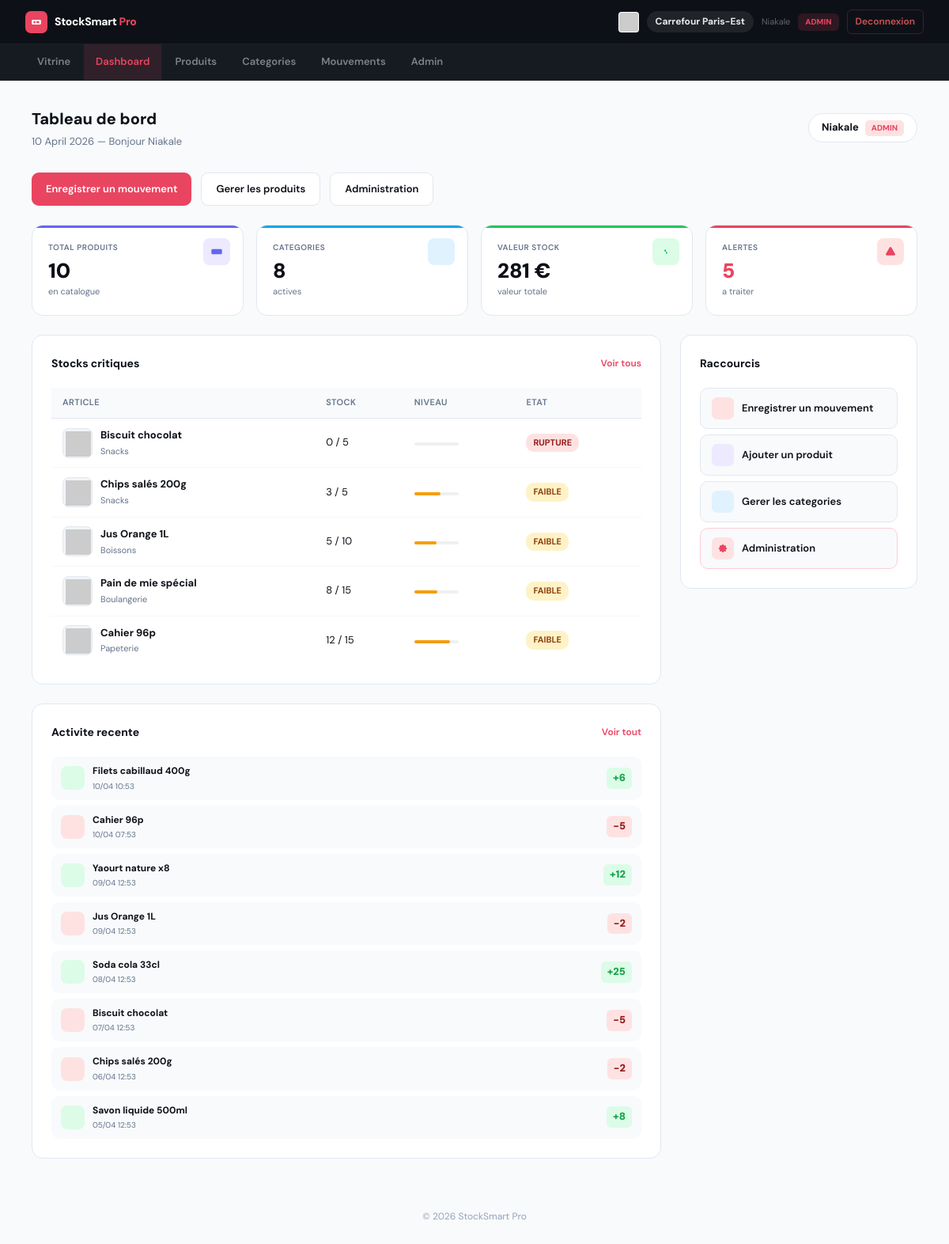
/dashboard.php (signed in), run on the app's committed database.
### tables this page shows
CREATE TABLE IF NOT EXISTS produits (
  id            INT AUTO_INCREMENT PRIMARY KEY,
  reference     VARCHAR(50)   NOT NULL UNIQUE,
  nom           VARCHAR(150)  NOT NULL,
  marque        VARCHAR(100)  DEFAULT '',
  fournisseur   VARCHAR(100)  DEFAULT '',
  categorie_id  INT,
  quantite      INT           DEFAULT 0,
  seuil_alerte  INT           DEFAULT 5,
  prix          DECIMAL(10,2) DEFAULT 0.00,
  image         VARCHAR(255)  DEFAULT '',
  created_at    TIMESTAMP     DEFAULT CURRENT_TIMESTAMP,
  FOREIGN KEY (categorie_id) REFERENCES categories(id)
);

CREATE TABLE IF NOT EXISTS categories (
  id   INT AUTO_INCREMENT PRIMARY KEY,
  nom  VARCHAR(100) NOT NULL UNIQUE
);

CREATE TABLE IF NOT EXISTS mouvements (
  id              INT AUTO_INCREMENT PRIMARY KEY,
  produit_id      INT NOT NULL,
  utilisateur_id  INT,
  type_mouvement  ENUM('entree','vente','perte','casse','sortie') NOT NULL,
  quantite        INT NOT NULL,
  commentaire     TEXT,
  date_mouvement  DATETIME DEFAULT CURRENT_TIMESTAMP,
  FOREIGN KEY (produit_id)     REFERENCES produits(id),
  FOREIGN KEY (utilisateur_id) REFERENCES utilisateurs(id)
);

### config.php (called while the page is built, shortened)
<?php
function canEdit(): bool {
    return in_array($_SESSION['user_role'] ?? '', ['admin', 'gerant', 'chef_rayon', 'magasinier']);
}
function isAdmin(): bool {
    return ($_SESSION['user_role'] ?? '') === 'admin';
}
function h(string $s): string {
    return htmlspecialchars($s, ENT_QUOTES, 'UTF-8');
}
?>

### dashboard.php (the view, shortened to what this page needs)
<?php
require_once 'config.php';
$user_prenom = $_SESSION['user_prenom'] ?? 'Utilisateur';
$user_role   = $_SESSION['user_role']   ?? 'employe';
$totalProduits   = (int)$pdo->query("SELECT COUNT(*) FROM produits")->fetchColumn();
$totalCategories = (int)$pdo->query("SELECT COUNT(*) FROM categories")->fetchColumn();
$stockFaible     = (int)$pdo->query("SELECT COUNT(*) FROM produits WHERE quantite > 0 AND quantite <= seuil_alerte")->fetchColumn();
$ruptures        = (int)$pdo->query("SELECT COUNT(*) FROM produits WHERE quantite = 0")->fetchColumn();
$valeurStock     = (float)($pdo->query("SELECT SUM(prix * quantite) FROM produits")->fetchColumn() ?: 0);
$derniersMouvements = $pdo->query("
    SELECT m.date_mouvement, m.type_mouvement, m.quantite, p.nom AS produit_nom
    FROM mouvements m JOIN produits p ON m.produit_id = p.id
    ORDER BY m.date_mouvement DESC LIMIT 8
")->fetchAll();
$produitsAlerte = $pdo->query("
    SELECT p.nom, p.quantite, p.seuil_alerte, p.marque, p.image, c.nom AS categorie
    FROM produits p LEFT JOIN categories c ON p.categorie_id = c.id
    WHERE p.quantite <= p.seuil_alerte
    ORDER BY p.quantite ASC LIMIT 6
")->fetchAll();
?>
<?php require_once '_nav.php'; ?>
<div class="container">
  <div class="page-header">
    <div>
      <div class="page-title">Tableau de bord</div>
      <div class="page-sub"><?= date('d F Y') ?> — Bonjour <?= h($user_prenom) ?></div>
    </div>
    <div class="user-pill">
      <?= h($user_prenom) ?>
      <span class="role-badge"><?= strtoupper($user_role) ?></span>
    </div>
  </div>
  <div class="quick-actions">
    <a href="pages/mouvements.php" class="btn-dash btn-dash-red">Enregistrer un mouvement</a>
    <?php if (canEdit()): ?>
      <a href="pages/produits.php" class="btn-dash btn-dash-outline">Gerer les produits</a>
    <?php endif; ?>
    <?php if (isAdmin()): ?>
      <a href="pages/admin.php" class="btn-dash btn-dash-outline">Administration</a>
    <?php endif; ?>
  </div>
  <div class="kpi-grid">
    <div class="kpi">
      <div class="kpi-bar" style="background:#6366f1;"></div>
      <div class="kpi-icon" style="background:#ede9fe;"><svg viewBox="0 0 24 24" fill="#6366f1"><path d="M20 7H4a2 2 0 00-2 2v6a2 2 0 002 2h16a2 2 0 002-2V9a2 2 0 00-2-2z"/></svg></div>
      <div class="kpi-label">Total produits</div>
      <div class="kpi-val"><?= $totalProduits ?></div>
      <div class="kpi-sub">en catalogue</div>
    </div>
    <div class="kpi">
      <div class="kpi-bar" style="background:#0ea5e9;"></div>
      <div class="kpi-icon" style="background:#e0f2fe;"><svg viewBox="0 0 24 24" fill="#0ea5e9"><path d="M4 6h16M4 12h16M4 18h7"/></svg></div>
      <div class="kpi-label">Categories</div>
      <div class="kpi-val"><?= $totalCategories ?></div>
      <div class="kpi-sub">actives</div>
    </div>
    <div class="kpi">
      <div class="kpi-bar" style="background:#22c55e;"></div>
      <div class="kpi-icon" style="background:#dcfce7;"><svg viewBox="0 0 24 24" fill="#22c55e"><path d="M12 8c-1.657 0-3 .895-3 2s1.343 2 3 2 3 .895 3 2-1.343 2-3 2m0-8c1.11 0 2.08.402 2.599 1M12 8V7m0 1v8m0 0v1"/></svg></div>
      <div class="kpi-label">Valeur stock</div>
      <div class="kpi-val"><?= number_format($valeurStock, 0, ',', ' ') ?> €</div>
      <div class="kpi-sub">valeur totale</div>
    </div>
    <div class="kpi">
      <div class="kpi-bar" style="background:<?= ($stockFaible+$ruptures>0)?'#e94560':'#22c55e' ?>;"></div>
      <div class="kpi-icon" style="background:<?= ($stockFaible+$ruptures>0)?'#fee2e2':'#dcfce7' ?>;"><svg viewBox="0 0 24 24" fill="<?= ($stockFaible+$ruptures>0)?'#e94560':'#22c55e' ?>"><path d="M12 9v2m0 4h.01m-6.938 4h13.856c1.54 0 2.502-1.667 1.732-3L13.732 4c-.77-1.333-2.694-1.333-3.464 0L3.34 16c-.77 1.333.192 3 1.732 3z"/></svg></div>
      <div class="kpi-label">Alertes</div>
      <div class="kpi-val" style="color:<?= ($stockFaible+$ruptures>0)?'#e94560':'#22c55e' ?>;"><?= $stockFaible+$ruptures ?></div>
      <div class="kpi-sub"><?= ($stockFaible+$ruptures>0)?'a traiter':'stock optimal' ?></div>
    </div>
  </div>
  <div class="main-grid">
    <div style="display:flex;flex-direction:column;gap:1.5rem;">
      <div class="card">
        <div class="card-header">
          <div class="card-title">Stocks critiques</div>
          <a href="pages/produits.php" class="card-link">Voir tous</a>
        </div>
        <?php if (empty($produitsAlerte)): ?>
          <p style="text-align:center;padding:2rem;color:#22c55e;font-weight:600;">Tous les stocks sont au niveau optimal.</p>
        <?php else: ?>
          <table>
            <thead><tr><th>Article</th><th>Stock</th><th>Niveau</th><th>Etat</th></tr></thead>
            <tbody>
              <?php foreach ($produitsAlerte as $p):
                $search = trim(($p['marque']??'').' '.$p['nom']);
                $hasLocal = !empty($p['image']) && file_exists($p['image']);
                $avatar = 'https://ui-avatars.com/api/?name='.urlencode(mb_substr($p['nom'],0,2)).'&background=f1f5f9&color=64748b&size=60&bold=true';
                $src = $hasLocal ? $p['image'] : $avatar;
                $wid = 'dw_'.md5($p['nom']);
                $pct = $p['seuil_alerte']>0 ? min(100,round(($p['quantite']/$p['seuil_alerte'])*100)) : 0;
                $color = $p['quantite']==0 ? '#e94560' : '#f59e0b';
              ?>
              <tr>
                <td>
                  <div class="prod-cell">
                    <div class="img-wrap <?= $hasLocal?'loaded':'' ?>" id="<?= $wid ?>">
                      <img class="prod-img-sm" src="<?= $src ?>" alt="<?= h($p['nom']) ?>"
                           <?= !$hasLocal?'data-search="'.h($search).'" data-wrapid="'.$wid.'"':'' ?>>
                    </div>
                    <div>
                      <div class="prod-name"><?= h($p['nom']) ?></div>
                      <div class="prod-cat"><?= h($p['categorie']??'') ?></div>
                    </div>
                  </div>
                </td>
                <td style="font-size:13px;white-space:nowrap;"><?= $p['quantite'] ?> / <?= $p['seuil_alerte'] ?></td>
                <td><div class="stock-bw"><div class="stock-bf" style="width:<?= $pct ?>%;background:<?= $color ?>;"></div></div></td>
                <td><span class="badge <?= $p['quantite']==0?'badge-crit':'badge-warn' ?>"><?= $p['quantite']==0?'RUPTURE':'FAIBLE' ?></span></td>
              </tr>
              <?php endforeach; ?>
            </tbody>
          </table>
        <?php endif; ?>
      </div>
      <div class="card">
        <div class="card-header">
          <div class="card-title">Activite recente</div>
          <a href="pages/mouvements.php" class="card-link">Voir tout</a>
        </div>
        <div class="act-list">
          <?php if (empty($derniersMouvements)): ?>
            <p style="text-align:center;padding:1rem;color:var(--mid);">Aucune activite enregistree.</p>
          <?php else: ?>
            <?php foreach ($derniersMouvements as $m): $e=$m['type_mouvement']==='entree'; ?>
            <div class="act-item">
              <div class="act-dir" style="background:<?= $e?'#dcfce7':'#fee2e2' ?>;">
                <svg viewBox="0 0 24 24" fill="<?= $e?'#16a34a':'#991b1b' ?>">
                  <?= $e?'<path d="M7 16l-4-4m0 0l4-4m-4 4h18"/>':'<path d="M17 8l4 4m0 0l-4 4m4-4H3"/>' ?>
                </svg>
              </div>
              <div>
                <div class="act-prod"><?= h($m['produit_nom']) ?></div>
                <div class="act-meta"><?= date('d/m H:i', strtotime($m['date_mouvement'])) ?></div>
              </div>
              <span class="act-qty" style="background:<?= $e?'#dcfce7':'#fee2e2' ?>;color:<?= $e?'#16a34a':'#991b1b' ?>;">
                <?= $e?'+':'-' ?><?= $m['quantite'] ?>
              </span>
            </div>
            <?php endforeach; ?>
          <?php endif; ?>
        </div>
      </div>
    </div>
    <div>
      <div class="card">
        <div class="card-header"><div class="card-title">Raccourcis</div></div>
        <div class="short-list">
          <a href="pages/mouvements.php" class="short-item">
            <div class="short-icon" style="background:#fee2e2;"><svg viewBox="0 0 24 24" fill="#e94560"><path d="M7 16V4m0 0L3 8m4-4l4 4M17 8v12m0 0l4-4m-4 4l-4-4"/></svg></div>
            Enregistrer un mouvement
          </a>
          <a href="pages/produits.php" class="short-item">
            <div class="short-icon" style="background:#ede9fe;"><svg viewBox="0 0 24 24" fill="#6366f1"><path d="M12 4v16m8-8H4"/></svg></div>
            Ajouter un produit
          </a>
          <a href="pages/categories.php" class="short-item">
            <div class="short-icon" style="background:#e0f2fe;"><svg viewBox="0 0 24 24" fill="#0ea5e9"><path d="M4 6h16M4 12h16M4 18h7"/></svg></div>
            Gerer les categories
          </a>
          <?php if (isAdmin()): ?>
          <a href="pages/admin.php" class="short-item" style="border-color:#fecdd3;">
            <div class="short-icon" style="background:#fee2e2;"></div>
            Administration
          </a>
          <?php endif; ?>
        </div>
      </div>
    </div>
  </div>
</div>
<footer>© <?= date('Y') ?> StockSmart Pro</footer>
</body>
</html>

### _nav.php (shortened to what this page needs)
<?php
$current = basename($_SERVER['PHP_SELF']);
$isPages = strpos($_SERVER['PHP_SELF'], '/pages/') !== false;
$base    = $isPages ? '../' : '';
?>
<!DOCTYPE html>
<html lang="fr">
<head>
  <link rel="stylesheet" href="<?= $base ?>css/style.css">
</head>
<body>
<header style="background:#0d1117;color:#fff;padding:0 2rem;height:56px;display:flex;align-items:center;justify-content:space-between;border-bottom:1px solid rgba(255,255,255,.06);">
  <a href="<?= $base ?>index.php" style="display:flex;align-items:center;gap:9px;text-decoration:none;">
    <div style="width:28px;height:28px;background:#e94560;border-radius:7px;display:flex;align-items:center;justify-content:center;">
      <svg width="14" height="14" viewBox="0 0 24 24" fill="#fff"><path d="M20 7H4a2 2 0 00-2 2v6a2 2 0 002 2h16a2 2 0 002-2V9a2 2 0 00-2-2zm-10 7H6v-4h4v4zm8 0h-6v-4h6v4z"/></svg>
    </div>
    <span style="font-weight:800;font-size:14px;color:#fff;letter-spacing:-.3px;">StockSmart <span style="color:#e94560;">Pro</span></span>
  </a>
  <div style="display:flex;align-items:center;gap:10px;font-size:13px;">
    <?php if (!empty($_SESSION['enseigne_logo'])): ?>
      <img src="<?= htmlspecialchars($_SESSION['enseigne_logo']) ?>" alt="logo enseigne" style="height:26px;object-fit:contain;border-radius:4px;background:#fff;padding:1px;">
    <?php endif; ?>
    <?php if (!empty($_SESSION['enseigne_nom'])): ?>
      <span style="background:rgba(255,255,255,.08);padding:4px 11px;border-radius:20px;font-weight:700;color:rgba(255,255,255,.9);font-size:12px;"><?= htmlspecialchars($_SESSION['enseigne_nom']) ?></span>
    <?php endif; ?>
    <span style="color:rgba(255,255,255,.35);font-size:11px;"><?= htmlspecialchars($_SESSION['user_prenom'] ?? '') ?></span>
    <span style="background:rgba(233,69,96,.15);color:#e94560;padding:3px 9px;border-radius:6px;font-size:10px;font-weight:800;text-transform:uppercase;"><?= htmlspecialchars($_SESSION['user_role'] ?? '') ?></span>
    <a href="<?= $base ?>pages/logout.php" style="color:rgba(255,100,100,.8);text-decoration:none;font-weight:600;font-size:12px;padding:5px 10px;border:1px solid rgba(255,100,100,.2);border-radius:6px;">Deconnexion</a>
  </div>
</header>
<nav style="background:#161b22;padding:0 2rem;display:flex;gap:2px;border-bottom:1px solid rgba(255,255,255,.05);">
  <?php
  $links = [
    'index.php'      => ['Vitrine',       $base . 'index.php'],
    'dashboard.php'  => ['Dashboard',     $base . 'dashboard.php'],
    'produits.php'   => ['Produits',      $base . 'pages/produits.php'],
    'categories.php' => ['Categories',   $base . 'pages/categories.php'],
    'mouvements.php' => ['Mouvements',    $base . 'pages/mouvements.php'],
  ];
  if (isAdmin()) {
    $links['admin.php'] = ['Admin', $base . 'pages/admin.php'];
  }
  foreach ($links as $file => [$label, $href]):
    $active = ($current === $file);
    $style  = $active
      ? 'background:rgba(233,69,96,.12);color:#e94560;'
      : 'color:rgba(255,255,255,.45);';
  ?>
    <a href="<?= $href ?>"
       style="<?= $style ?> text-decoration:none;font-size:13px;font-weight:600;padding:12px 15px;display:flex;align-items:center;transition:color .15s;">
      <?= $label ?>
    </a>
  <?php endforeach; ?>
</nav>

### css/style.css (style rules this page uses)
*, *::before, *::after { box-sizing: border-box; margin: 0; padding: 0; }
:root { --red: #e94560; --red-light: rgba(233, 69, 96, 0.1); --dark: #0d1117; --dark2: #161b22; --mid: #64748b; --border: #e2e8f0; --light: #f8fafc; --success: #22c55e; --success-bg: #dcfce7; --success-text: #166534; --warning: #f59e0b; --warning-bg: #fef3c7; --warning-text: #92400e; --danger: #e94560; --danger-bg: #fee2e2; --danger-text: #991b1b; --radius: 12px; --shadow: 0 4px 20px rgba(0, 0, 0, 0.06); --shadow-md: 0 8px 30px rgba(0, 0, 0, 0.1); }
body { font-family: 'DM Sans', system-ui, -apple-system, sans-serif; background: var(--light); color: #0d1117; line-height: 1.6; -webkit-font-smoothing: antialiased; }
.page-entity, .container { max-width: 1200px; margin: 2rem auto; padding: 0 2rem; }
header { background: var(--dark); color: #fff; padding: 14px 2rem; display: flex; justify-content: space-between; align-items: center; border-bottom: 1px solid rgba(255, 255, 255, 0.06); }
nav { background: var(--dark2); padding: 0 2rem; display: flex; gap: 4px; border-bottom: 1px solid rgba(255, 255, 255, 0.05); }
nav a { color: rgba(255, 255, 255, 0.55); text-decoration: none; font-size: 13px; font-weight: 600; padding: 12px 14px; display: flex; align-items: center; gap: 6px; transition: color 0.15s; }
table { width: 100%; border-collapse: collapse; }
thead th { background: var(--light); font-size: 11px; font-weight: 600; color: var(--mid); text-transform: uppercase; letter-spacing: 0.4px; padding: 10px 14px; text-align: left; border-bottom: 1px solid var(--border); }
tbody tr { border-bottom: 1px solid #f5f7fa; transition: background 0.1s; }
tbody tr:last-child { border-bottom: none; }
tbody td { padding: 11px 14px; font-size: 13px; vertical-align: middle; }
.badge { display: inline-flex; align-items: center; padding: 3px 9px; border-radius: 10px; font-size: 11px; font-weight: 700; }
.badge-warn { background: var(--warning-bg); color: var(--warning-text); }
.badge-crit { background: var(--danger-bg); color: var(--danger-text); }
footer { text-align: center; padding: 2rem; color: #94a3b8; font-size: 12px; font-family: 'DM Sans', sans-serif; }

### data on the page
produits: nom "Biscuit chocolat", categorie.nom "Snacks", quantite "0", seuil_alerte "5", shows "RUPTURE"
produits: nom "Chips salés 200g", categorie.nom "Snacks", quantite "3", seuil_alerte "5", shows "FAIBLE"
produits: nom "Jus Orange 1L", categorie.nom "Boissons", quantite "5", seuil_alerte "10", shows "FAIBLE"
produits: nom "Pain de mie spécial", categorie.nom "Boulangerie", quantite "8", seuil_alerte "15", shows "FAIBLE"
produits: nom "Cahier 96p", categorie.nom "Papeterie", quantite "12", seuil_alerte "15", shows "FAIBLE"
mouvements: produit.nom "Filets cabillaud 400g", date_mouvement "10/04 10:53", quantite "6"
mouvements: produit.nom "Cahier 96p", date_mouvement "10/04 07:53", quantite "5"
mouvements: produit.nom "Yaourt nature x8", date_mouvement "09/04 12:53", quantite "12"
mouvements: produit.nom "Jus Orange 1L", date_mouvement "09/04 12:53", quantite "2"
mouvements: produit.nom "Soda cola 33cl", date_mouvement "08/04 12:53", quantite "25"
mouvements: produit.nom "Biscuit chocolat", date_mouvement "07/04 12:53", quantite "5"
mouvements: produit.nom "Chips salés 200g", date_mouvement "06/04 12:53", quantite "2"
mouvements: produit.nom "Savon liquide 500ml", date_mouvement "05/04 12:53", quantite "8"

### other printed values
$_SESSION['enseigne_nom'] "Carrefour Paris-Est"
$_SESSION['user_prenom'] "Niakale"
$_SESSION['user_role'] "ADMIN"
$label "Vitrine"
$label "Dashboard"
$label "Produits"
$label "Categories"
$label "Mouvements"
$label "Admin"
$user_prenom "Niakale"
$user_role "ADMIN"
$totalProduits "10"
$totalCategories "8"
$valeurStock "281"
$stockFaible+$ruptures "5"
